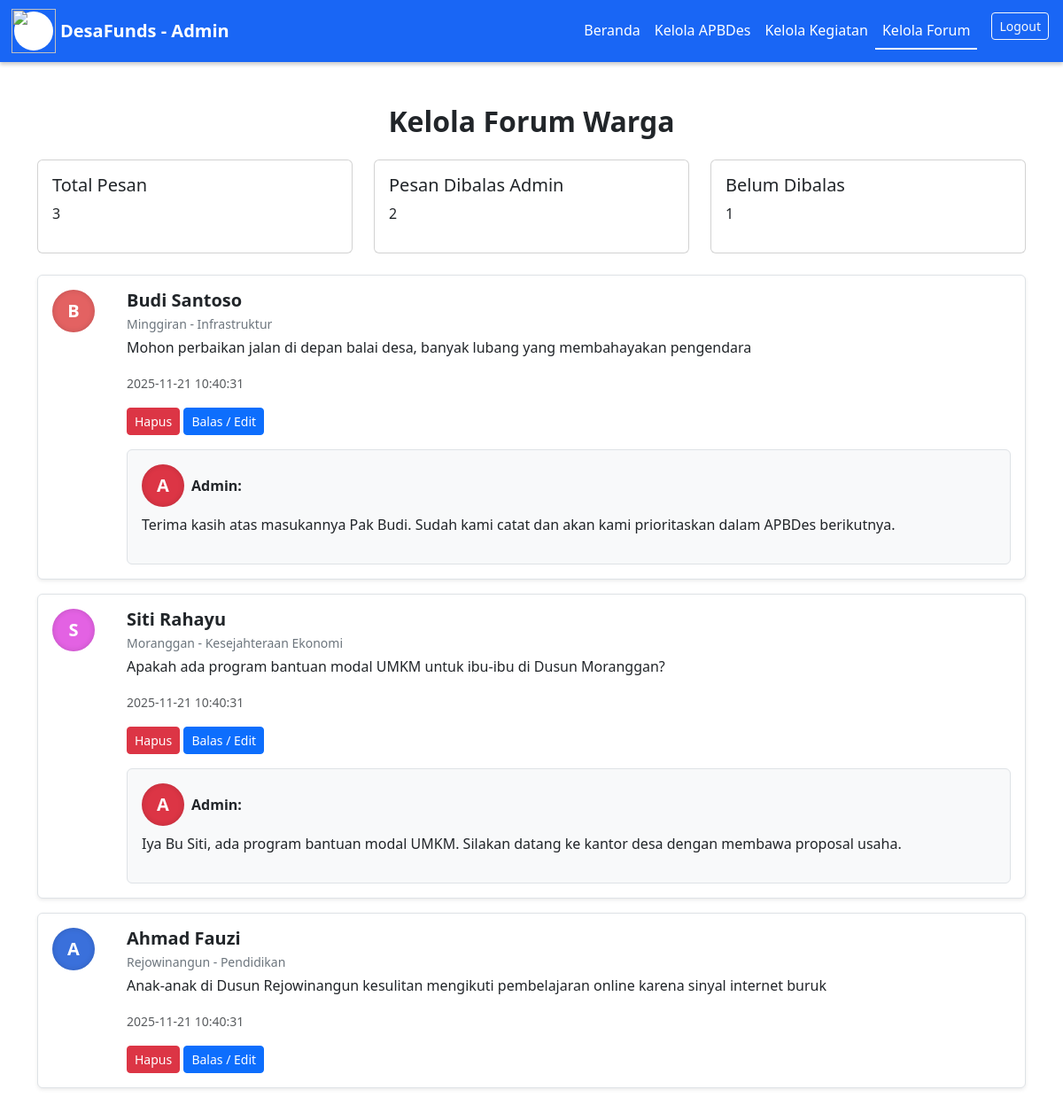
/admin_forum.php (signed in), run on the app's committed database.
### tables this page shows
CREATE TABLE IF NOT EXISTS forum_posts (
    id INT AUTO_INCREMENT PRIMARY KEY,
    dusun_id INT NOT NULL,
    kategori_id INT NOT NULL,
    nama VARCHAR(100) NOT NULL,
    pesan TEXT NOT NULL,
    admin_reply TEXT NULL,
    created_at TIMESTAMP DEFAULT CURRENT_TIMESTAMP,
    is_admin_post BOOLEAN DEFAULT FALSE,
    FOREIGN KEY (dusun_id) REFERENCES dusun(id),
    FOREIGN KEY (kategori_id) REFERENCES kategori_forum(id)
);

CREATE TABLE IF NOT EXISTS dusun (
    id INT AUTO_INCREMENT PRIMARY KEY,
    nama_dusun VARCHAR(100) NOT NULL UNIQUE
);

CREATE TABLE IF NOT EXISTS kategori_forum (
    id INT AUTO_INCREMENT PRIMARY KEY,
    nama_kategori VARCHAR(100) NOT NULL UNIQUE
);

### admin_forum.php (the view, shortened to what this page needs)
<?php
require_once 'config.php';
$stmt = $pdo->query("
    SELECT fp.*, d.nama_dusun, kf.nama_kategori
    FROM forum_posts fp
    JOIN dusun d ON fp.dusun_id = d.id
    JOIN kategori_forum kf ON fp.kategori_id = kf.id
    ORDER BY fp.created_at DESC
");
$posts = $stmt->fetchAll();
function getAvatarClass($name) {
    $firstChar = strtoupper(substr($name,0,1));
    $map = [
        'B'=>'avatar-budi','A'=>'avatar-ani','R'=>'avatar-rina','J'=>'avatar-johan',
        'H'=>'avatar-harji','S'=>'avatar-siti','M'=>'avatar-maya'
    ];
    return $map[$firstChar] ?? 'avatar-budi';
}
?>
<!DOCTYPE html>
<html lang="id">
<head>
<link href="https://cdn.jsdelivr.net/npm/bootstrap@5.3.0/dist/css/bootstrap.min.css" rel="stylesheet">
</head>
<body>
    <nav class="navbar navbar-expand-md navbar-custom px-3">
        <a class="navbar-brand d-flex align-items-center fw-bold" href="index.php">
            <div style="width:44px;height:44px;background:#fff;border-radius:50%;display:flex;align-items:center;justify-content:center;margin-right:8px;">
                    <img src="gambar/logo.png" height="50" width="50">
            </div>
            DesaFunds - Admin
        </a>
        <div class="collapse navbar-collapse" id="navMenu">
            <ul class="navbar-nav ms-auto mb-2 mb-md-0">
                <li class="nav-item"><a class="nav-link" href="dashboard.php">Beranda</a></li>
                <li class="nav-item"><a class="nav-link" href="admin_apbdes.php">Kelola APBDes</a></li>
                <li class="nav-item"><a class="nav-link" href="admin_kegiatan.php">Kelola Kegiatan</a></li>
                <li class="nav-item"><a class="nav-link active" href="admin_forum.php">Kelola Forum</a></li>
                <li class="nav-item">
                    <a href="admin_logout.php" class="btn btn-outline-light btn-sm ms-3">Logout</a>
                </li>
            </ul>
        </div>
    </nav>
<div class="container mt-5 mb-5">
    <h2 class="text-center fw-bold mb-4">Kelola Forum Warga</h2>
    <div class="row mb-4">
        <div class="col-md-4">
            <div class="card stats-card">
                <div class="card-body">
                    <h5 class="card-title">Total Pesan</h5>
                    <p class="stats-number"><?php echo count($posts); ?></p>
                </div>
            </div>
        </div>
        <div class="col-md-4">
            <div class="card stats-card">
                <div class="card-body">
                    <h5 class="card-title">Pesan Dibalas Admin</h5>
                    <p class="stats-number"><?php echo array_sum(array_map(fn($p)=>!empty($p['admin_reply'])?1:0,$posts)); ?></p>
                </div>
            </div>
        </div>
        <div class="col-md-4">
            <div class="card stats-card">
                <div class="card-body">
                    <h5 class="card-title">Belum Dibalas</h5>
                    <p class="stats-number"><?php echo array_sum(array_map(fn($p)=>empty($p['admin_reply'])?1:0,$posts)); ?></p>
                </div>
            </div>
        </div>
    </div>
    <?php foreach ($posts as $post): ?>
        <div class="forum-item mb-3 p-3 rounded shadow-sm border">
            <div class="row">
                <div class="col-auto">
                    <div class="avatar <?php echo getAvatarClass($post['nama']); ?>">
                        <?php echo strtoupper($post['nama'][0]); ?>
                    </div>
                </div>
                <div class="col">
                    <h5 class="fw-bold mb-1"><?php echo htmlspecialchars($post['nama']); ?></h5>
                    <p class="text-secondary small mb-1"><?php echo $post['nama_dusun']; ?> - <?php echo $post['nama_kategori']; ?></p>
                    <p><?php echo nl2br(htmlspecialchars($post['pesan'])); ?></p>
                    <small class="text-muted"><?php echo $post['created_at']; ?></small>
                    <div class="mt-3">
                        <a href="admin_forum.php?delete_id=<?php echo $post['id']; ?>" class="btn btn-danger btn-sm" onclick="return confirm('Hapus pesan ini?')">Hapus</a>
                        <button class="btn btn-primary btn-sm" data-bs-toggle="collapse" data-bs-target="#reply<?php echo $post['id']; ?>">Balas / Edit</button>
                    </div>
                    <?php if(!empty($post['admin_reply'])): ?>
                        <div class="admin-reply-box p-3 bg-light border rounded mt-3">
                            <div class="d-flex align-items-center mb-2">
                                <div class="avatar avatar-admin me-2">A</div>
                                <strong>Admin:</strong>
                            </div>
                            <p><?php echo nl2br(htmlspecialchars($post['admin_reply'])); ?></p>
                        </div>
                    <?php endif; ?>
                </div>
            </div>
        </div>
    <?php endforeach; ?>
</div>
</body>
</html>

### admin_forum.php (style rules this page uses)
.navbar-custom { background-color: #1966f5; box-shadow: 0 3px 4px rgba(0, 0, 0, 0.2); }
.navbar-custom .navbar-brand, .navbar-custom .nav-link { color: white; user-select: none; }
.navbar-custom .nav-link.active { border-bottom: 2px solid white; color: white; }
.forum-item { border: 1.6px solid #222; border-radius: 10px; padding: 12px 16px; margin-bottom: 12px; background-color: #fff; transition: all 0.2s ease; }
.avatar { width: 48px; height: 48px; border-radius: 50%; flex-shrink: 0; display: flex; align-items: center; justify-content: center; color: white; font-weight: 600; font-size: 1.25rem; user-select: none; margin-right: 12px; box-shadow: inset 0 0 6px rgba(0, 0, 0, 0.15); }
.avatar-budi { background-color: #e36262; }
.avatar-ani { background-color: #3a70db; }
.avatar-siti { background-color: #e362e3; }
.avatar-admin { background-color: #dc3545; }

### data on the page
forum_posts: nama "B", nama "Budi Santoso", dusun.nama_dusun "Minggiran", kategori.nama_kategori "Infrastruktur", pesan "Mohon perbaikan jalan di depan balai desa, banyak lubang yang membahayakan pengendara", created_at "2025-11-21 10:40:31", admin_reply "Terima kasih atas masukannya Pak Budi. Sudah kami catat dan akan kami prioritaskan dalam APBDes berikutnya."
forum_posts: nama "S", nama "Siti Rahayu", dusun.nama_dusun "Moranggan", kategori.nama_kategori "Kesejahteraan Ekonomi", pesan "Apakah ada program bantuan modal UMKM untuk ibu-ibu di Dusun Moranggan?", created_at "2025-11-21 10:40:31", admin_reply "Iya Bu Siti, ada program bantuan modal UMKM. Silakan datang ke kantor desa dengan membawa proposal usaha."
forum_posts: nama "A", nama "Ahmad Fauzi", dusun.nama_dusun "Rejowinangun", kategori.nama_kategori "Pendidikan", pesan "Anak-anak di Dusun Rejowinangun kesulitan mengikuti pembelajaran online karena sinyal internet buruk", created_at "2025-11-21 10:40:31"

### other printed values
count($posts) "3"
array_sum(array_map(fn($p)=>!empty($p['admin_reply'])?1:0,$posts)) "2"
array_sum(array_map(fn($p)=>empty($p['admin_reply'])?1:0,$posts)) "1"
